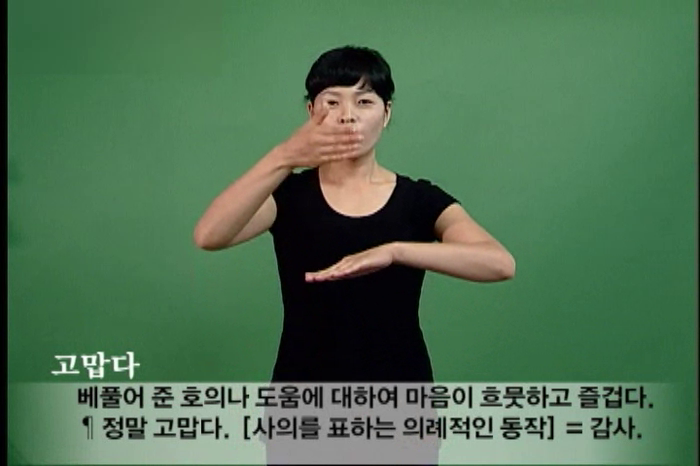
#> input picture frame 40 of data/thank.webm, 700 x 466 px, given in place of cute (1).mp4, which was not available
$ jupyter execute --allow-errors Preprocessing.ipynb   (shell and % lines are left out)   (older library calls are emulated)
#> lines starting #> are read from the running program, lines starting #| are printed output that depends on the picture; after the words box and inside, x2 and y2 are one past the last pixel; in counts of white or black regions, pixels touching at a corner belong together; pictures that were not available may be replaced by others from this repository, and a replacement may not be noted
[cell 1]
import cv2
import numpy as np
from matplotlib import pyplot as plt
import os

[cell 2]
def VidToFrame(load_path):
#> call 2 of VidToFrame, with load_path = '../data/raw/cute/cute (1).mp4'
    frames = list()
    total_frames = FrameCount(load_path)
    # 사용할 프레임 수
    FRAME_NUM = 30
    start_frame = np.random.randint(0, total_frames-FRAME_NUM)

    try:
        vidcap = cv2.VideoCapture(load_path)
        success, image = vidcap.read()

        if not success :
            print('Video Read Error')
        cnt = 0
        while success:

            success, image = vidcap.read()

            hsv = cv2.cvtColor(image, cv2.COLOR_BGR2YCrCb)
            lower_skin = np.array([0, 133, 77])
            upper_skin = np.array([255, 173, 127])

            mask = cv2.inRange(hsv, lower_skin, upper_skin)

            width = 1920
            height = 1080

            mask = cv2.resize(mask, dsize=(width, height), interpolation=cv2.INTER_LINEAR)

            if cv2.waitKey(10) == 27:                     # exit if Escape is hit
                break
            if cnt >= start_frame and cnt < start_frame+FRAME_NUM:
                frames.append(mask)
            cnt += 1

        vidcap.release()
    except Exception:
        pass
    frames = np.asarray(frames)
    frames = np.expand_dims(frames, axis=-1)
    return frames

#> (a cell that did not finish here is left out)

#> (a cell that did not finish here is left out)

[cell 5]
def FrameCount(load_path):
    vidcap = cv2.VideoCapture(load_path)
    frameCount = vidcap.get(cv2.CAP_PROP_FRAME_COUNT)
    return int(frameCount)

[cell 6]
def getDataFrame(load_path):
    ### 레이블 전처리
    labels=[]
    label_num = 0
    label_dict={'cute':0, 'hi':1, 'love':2, 'thank':3, 'wait':4}

    data = []
    for parent, dirname, filename in os.walk(load_path):
        if dirname != []: #디렉토리이름
            continue
        else:
            # one-hot encoding
            one_hot = [0]*len(label_dict)
            one_hot[label_num] = 1
            for _ in range(len(filename)):
                labels.append(one_hot)
            label_num += 1
            # load_data
            for f in filename:
                data.append(VidToFrame(parent+'\\'+f))

    data = np.asarray(data)
    labels = np.asarray(labels,dtype=np.int)

    return data,labels

[cell 7]
if __name__ == '__main__':
    load_path = '../data/raw/cute/cute (1).mp4'
    data = VidToFrame(load_path)
#> in VidToFrame, image is the input picture: shape (466, 700, 3); mean B, G, R 82.5, 113.2, 78.7
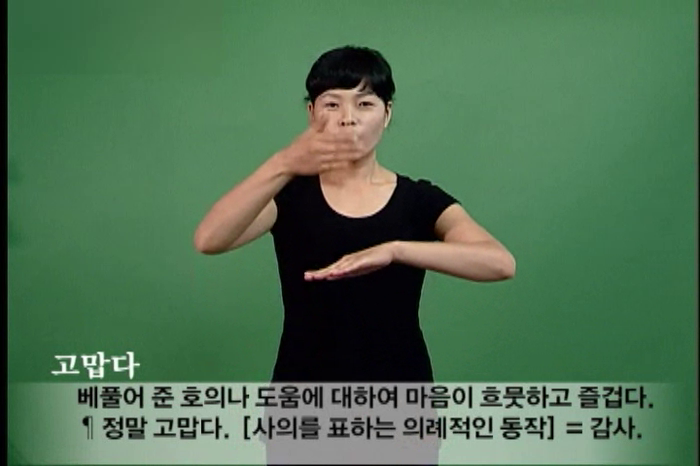
#> input picture frame 41 of data/thank.webm, 700 x 466 px, given in place of cute (1).mp4, which was not available
#> in VidToFrame, image is the input picture: shape (466, 700, 3); mean B, G, R 82.5, 113.3, 78.7
#> in VidToFrame (call 2), `hsv = cv2.cvtColor(image, cv2.COLOR_BGR2YCrCb)`: hsv: shape (466, 700, 3); mean of channels 0, 1, 2 99.5, 113.2, 118.5
#> in VidToFrame (call 2), `mask = cv2.inRange(hsv, lower_skin, upper_skin)`:
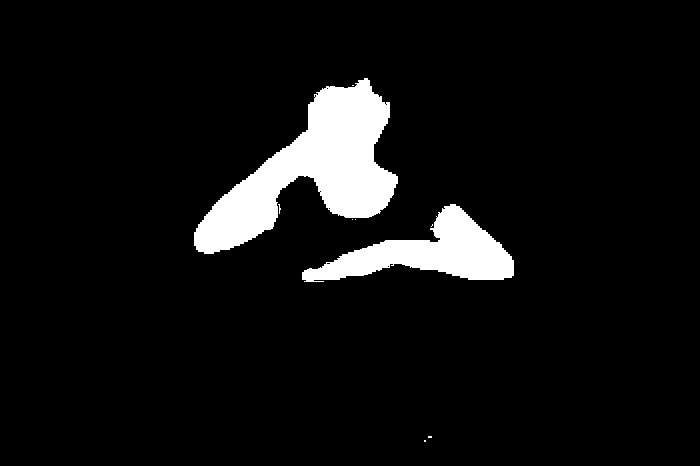
#> mask: shape (466, 700); 6.9% white; 9 white regions (7 under 20 px), largest, box (x1, y1, x2, y2) and area: (194, 78, 398, 254) 15199, (302, 204, 514, 282) 7241
#> in VidToFrame (call 2), `mask = cv2.resize(mask, dsize=(width, height), interpolation=cv2.INTER..`:
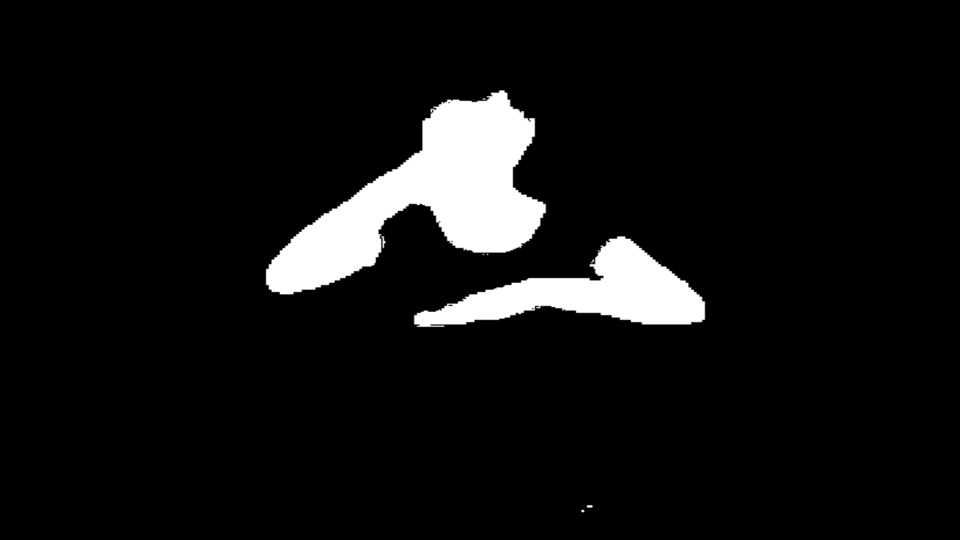
#> mask: shape (1080, 1920) (shown at 1/2 size); min 0, max 255, mean 17.6
#> (key Esc is pressed here)

$ run again, starting later in the video
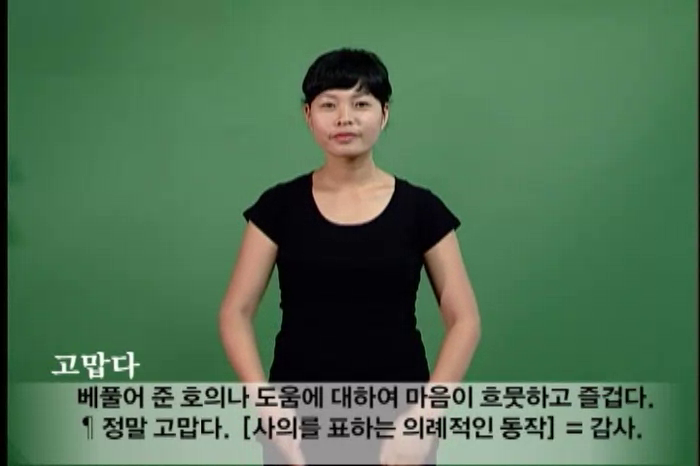
#> input picture frame 182 of data/thank.webm, 700 x 466 px, given in place of cute (1).mp4, which was not available
#> in VidToFrame, image is the input picture: shape (466, 700, 3); mean B, G, R 83.2, 113.3, 79.5
#> hsv: shape (466, 700, 3); mean of channels 0, 1, 2 99.8, 113.7, 118.7
#> in VidToFrame (call 2), `mask = cv2.inRange(hsv, lower_skin, upper_skin)`:
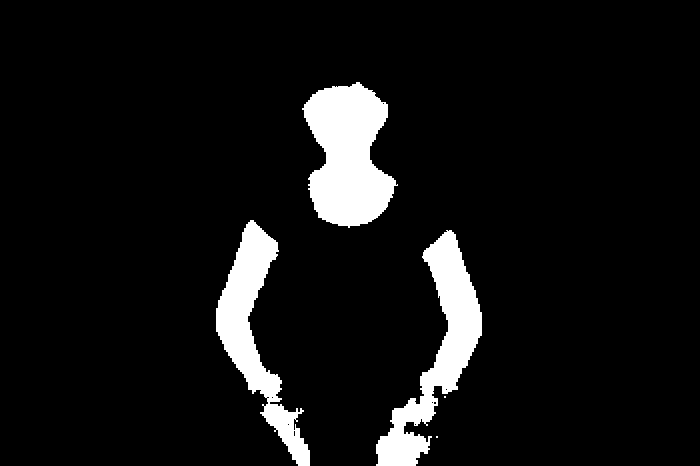
#> mask: shape (466, 700); 7.5% white; 5 white regions (2 under 20 px), largest, box (x1, y1, x2, y2) and area: (302, 82, 398, 228) 9324, (376, 230, 482, 466) 8072, (216, 220, 310, 466) 7161
#> in VidToFrame (call 2), `mask = cv2.resize(mask, dsize=(width, height), interpolation=cv2.INTER..`:
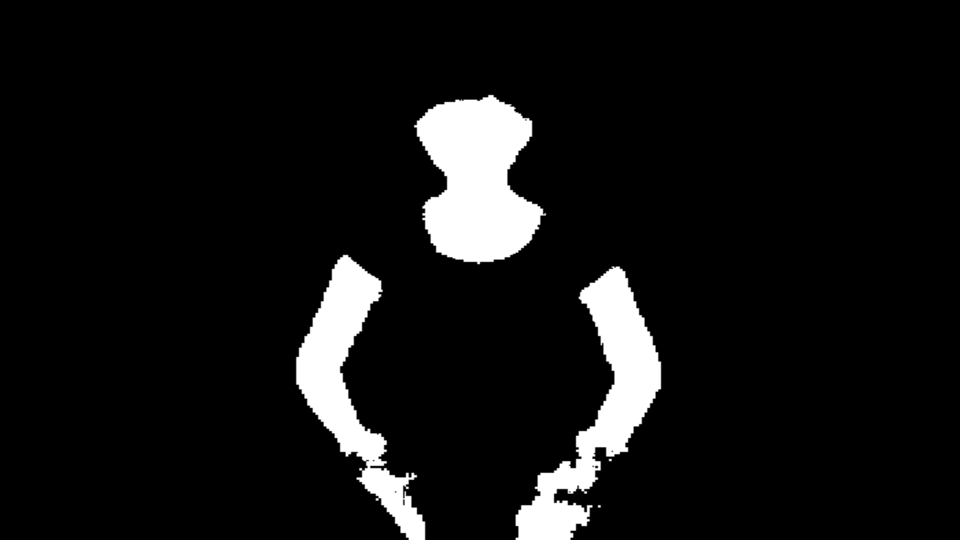
#> mask: shape (1080, 1920) (shown at 1/2 size); min 0, max 255, mean 19.2

$ run again, starting later in the video
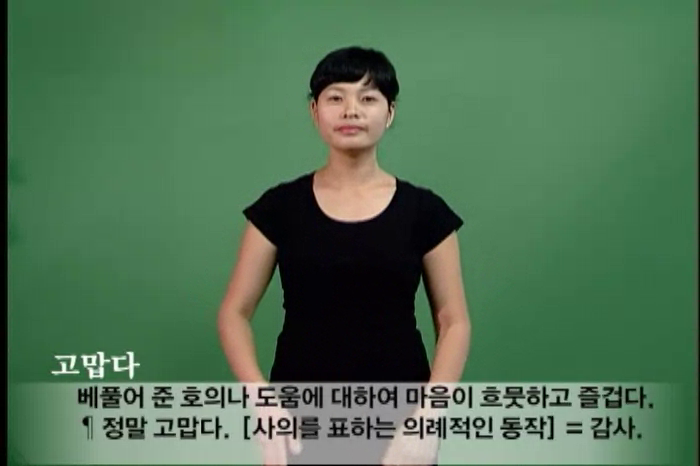
#> input picture frame 324 of data/thank.webm, 700 x 466 px, given in place of cute (1).mp4, which was not available
#> in VidToFrame, image is the input picture: shape (466, 700, 3); mean B, G, R 83.2, 113, 79.3
#> hsv: shape (466, 700, 3); mean of channels 0, 1, 2 99.4, 113.6, 118.9
#> in VidToFrame (call 2), `mask = cv2.inRange(hsv, lower_skin, upper_skin)`:
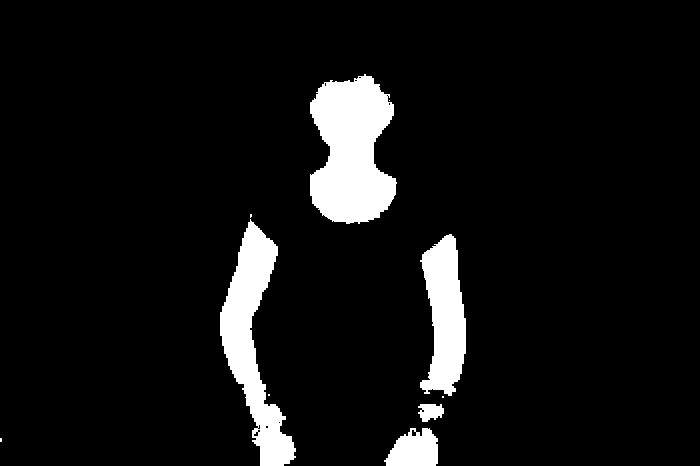
#> mask: shape (466, 700); 7.3% white; 10 white regions (5 under 20 px), largest, box (x1, y1, x2, y2) and area: (310, 74, 397, 224) 9501, (220, 219, 296, 466) 7442, (420, 234, 466, 396) 4964, (384, 428, 438, 466) 1527, (418, 404, 444, 422) 340
#> in VidToFrame (call 2), `mask = cv2.resize(mask, dsize=(width, height), interpolation=cv2.INTER..`:
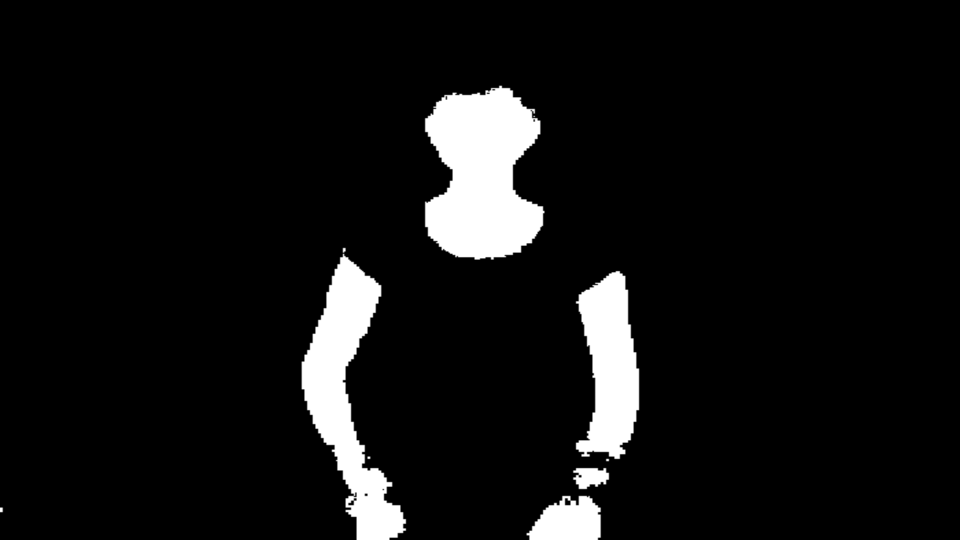
#> mask: shape (1080, 1920) (shown at 1/2 size); min 0, max 255, mean 18.6
